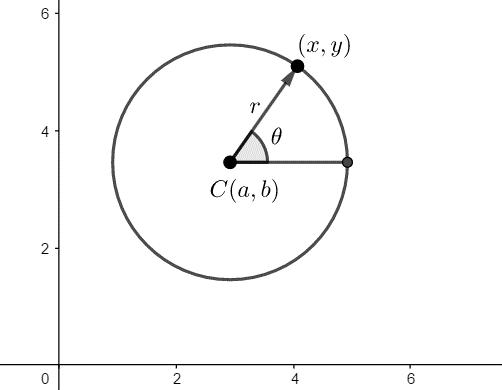
#> input picture images/hough_circle.png, 502 x 390 px
$ jupyter execute test_chapter1.ipynb
#> lines starting #> are read from the running program, lines starting #| are printed output that depends on the picture
[cell 1]
import numpy as np

# 创建数组的四种方式

[cell 2]
a = np.array([1,2,3,4])
a

[cell 3]
b = np.arange(1,5)
b

[cell 4]
c = np.array(range(1,5))
c

[cell 5]
type(c) #看c是什么类型

[cell 6]
c.dtype #看每个元素是什么类型

[cell 7]
#创建数组的第四种方式
d1 = np.uint8([1,2,3,4])
d1

[cell 8]
d2 = np.float32([4,3,2,1])
d2

[cell 9]
#
e = np.arange(2,10,2)
e

[cell 10]
f = np.linspace(0,2*np.pi,100) #0-2*pi 平均分成100份
f

# 查看函数参数 shift+tab

[cell 11]
A = np.zeros((4,3),dtype=np.uint8)
A

[cell 12]
B = np.ones([2,3],dtype=np.float32)
B

[cell 13]
I = np.eye(4)
I

[cell 14]
I2 = np.identity(6)
I2

[cell 15]
C = np.random.randint(0,10,(4,4)) #不包括10
C

# 矩阵转换

[cell 16]
A = np.ones([2,3])
A

[cell 17]
A = A.reshape(6)
A

[cell 18]
B = np.eye(5)
B

[cell 19]
B.flatten().shape #复制

[cell 20]
B.ravel() #引用

[cell 21]
B

[cell 22]
#
A = np.random.randint(1,20,(2,5))
A

[cell 23]
#转置
A.T

[cell 24]
A.transpose()

[cell 25]
#数组拼接
A = np.random.randint(1,10,(3,4))
B = np.random.randint(1,10,(3,4))
np.hstack((A,B,A,B)),np.vstack((A,B,A,B))

# 最大值、最小值、平均值

[cell 26]
A

[cell 27]
A.max()

[cell 28]
A.min()

[cell 29]
A.mean()

[cell 30]
np.max(A)

[cell 31]
np.min(A)

[cell 32]
np.mean(A)

[cell 33]
A

[cell 34]
#查看每行最大值
A.max(axis=0)

[cell 35]
np.max(A,axis=1)

# 数学运算

[cell 36]
A+B

[cell 37]
A,np.power(A,2)

[cell 38]
np.power(A,0.5)

[cell 39]
np.sqrt(A)

[cell 40]
np.log(2.75)

[cell 41]
np.log2(2)

[cell 42]
np.log10(10)

[cell 43]
A

[cell 44]
A.dot(np.eye(4))

[cell 45]
A @ np.eye(4)

[cell 46]
A

[cell 47]
A[0,:]

[cell 48]
A[:,0]

[cell 49]
A[1,(2,3)]

[cell 50]
A[1,[2,3]]

# 7.图像读取与显示

[cell 51]
import cv2 as cv

[cell 52]
img_path = "./images/hough_circle.png"

img = cv.imread(img_path)
#> img is the input picture: shape (390, 502, 3); min 0, max 255, mean 249.3
cv.imshow("img",img)
cv.waitKey(3)
cv.destroyAllWindows()

[cell 53]
import cv2 as cv

[cell 54]
img = cv.imread("./pic/bear500x333.jpg")
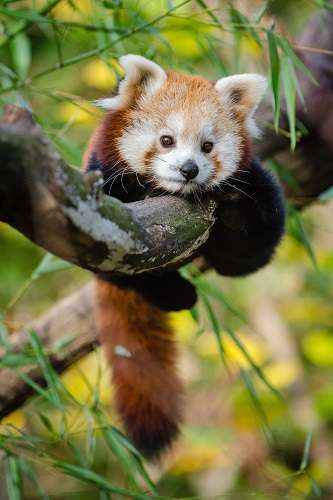
#> input picture pic/bear500x333.jpg, 333 x 500 px
#> img is the input picture: shape (500, 333, 3); mean B, G, R 66.4, 113.6, 115.6
img

[cell 55]
#图片保存
cv.imwrite("./test/bear.jpg",img)
#> Out = True

[cell 56]
#图片显示
cv.imshow("bear",img)
cv.waitKey(2000)#0则无限期等待，100代表100ms
cv.destroyAllWindows()

[cell 57]
#更常用的图片显示
from matplotlib import pyplot as plt

plt.imshow(img)
plt.show()

[cell 58]
#matplotlib RGB opencv BGR
img2 = cv.cvtColor(img,cv.COLOR_BGR2RGB)
plt.imshow(img2)
plt.show()

[cell 59]
#读取灰度图
img3 = cv.imread("./pic/bear500x333.jpg",0)#加第二个参数0
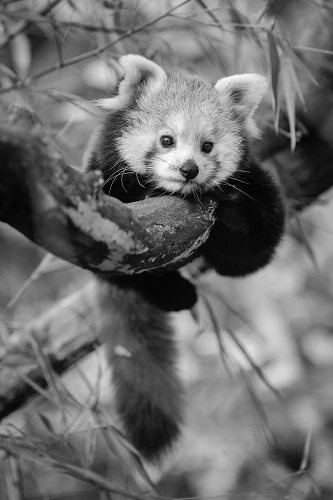
#> img3: shape (500, 333); min 0, max 254, mean 108.8
cv.imshow("bear_gray",img3)
cv.waitKey(1)
cv.destroyAllWindows()

[cell 60]
plt.imshow(img3)
plt.show()

[cell 61]
plt.imshow(img3,cmap="gray")
plt.show()

[cell 62]
img.ndim
#> Out = 3

[cell 63]
img3.ndim
#> Out = 2

[cell 64]
#封装为函数
def show(img):
    if img.ndim==2:
        plt.imshow(img,cmap="gray")
    else:
        plt.imshow(cv.cvtColor(img,cv.COLOR_BGR2RGB))
    plt.show()

[cell 65]
show(img)

[cell 66]
show(img3)

# 8.简单绘图

[cell 67]
import numpy as np
import matplotlib.pyplot as plt

x = np.arange(2,20)
y = 2*x+np.random.randint(5,20,18)
print(np.random.randint(5,20,18))

[cell 68]
plt.plot(x,y,"*-",color="r")
plt.show()
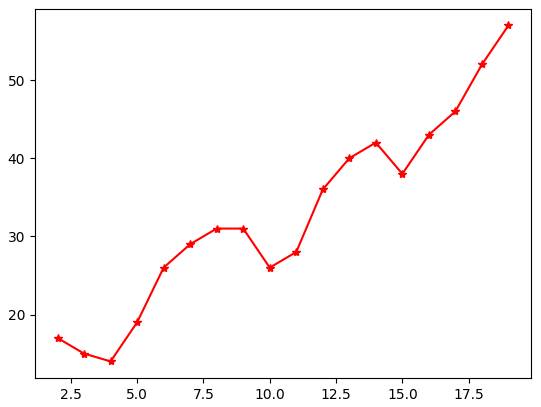
#> figure drawn by matplotlib, 1 panel; curve peaks at x = 19, y = 57

[cell 69]
#同一张图中显示多条曲线
x = np.linspace(0,1,100)
y1 = np.power(x,0.5)
y2 = x
y3 = np.power(x,1.5)

plt.plot(x,y1,x,y2,x,y3)
plt.show()
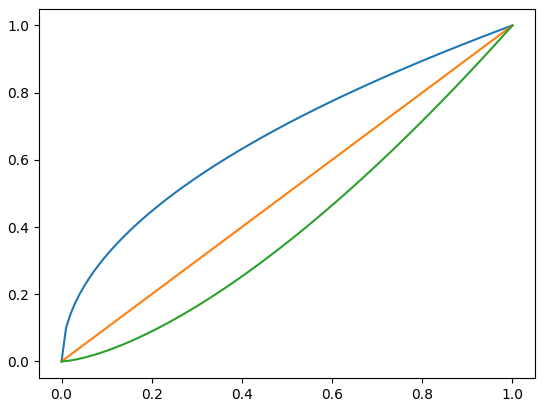
#> figure drawn by matplotlib, 1 panel; curve peaks at x = 1, y = 1; curve peaks at x = 1, y = 1; curve peaks at x = 1, y = 1

[cell 70]
#显示图例
plt.plot(x,y1,label="0.5")
plt.plot(x,y2,label="1")
plt.plot(x,y3,label="1.5")
plt.xlabel("r")
plt.ylabel("s")
plt.grid(alpha=0.5)
plt.legend()
plt.xlim([0,1]) #限制x,y坐标范围
plt.ylim([0,1])
plt.show()
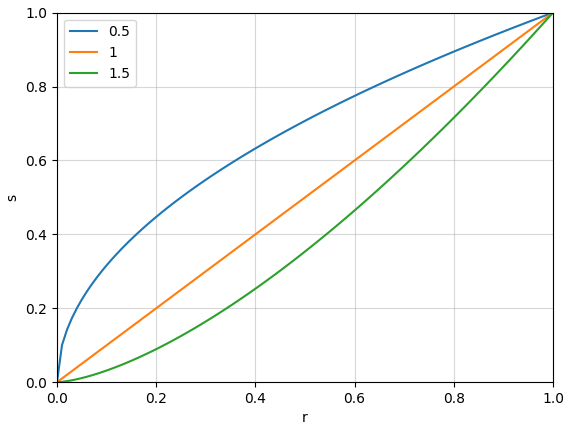
#> figure drawn by matplotlib, 1 panel; curve peaks at x = 1, y = 1; curve peaks at x = 1, y = 1; curve peaks at x = 1, y = 1

[cell 71]
#直方图
a = np.random.randint(0,101,1000)

plt.hist(a,rwidth=0.9,color="orange")
plt.show()
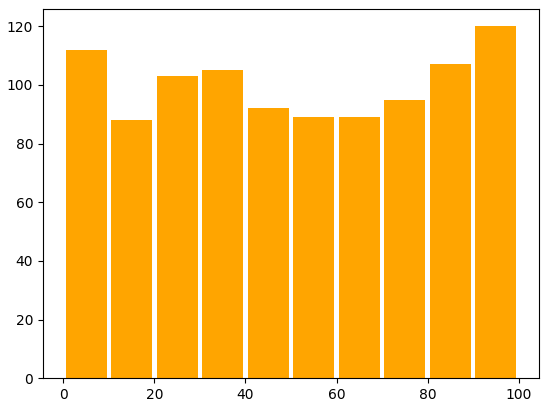
#> figure drawn by matplotlib, 1 panel; tallest bar 120 high, from x = 90.5 to 99.5

[cell 72]
bins = np.arange(-0.5,101,1)
bins

[cell 73]
plt.hist(a,bins)
plt.show()
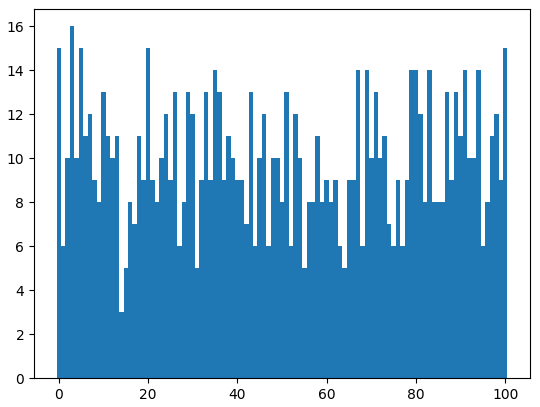
#> figure drawn by matplotlib, 1 panel; tallest bar 16 high, from x = 2.5 to 3.5

[cell 74]
a

[cell 75]
def count(arr):
    total=0
    for i in arr:
        if i==0:
            total+=1
    print(total)
count(a)
